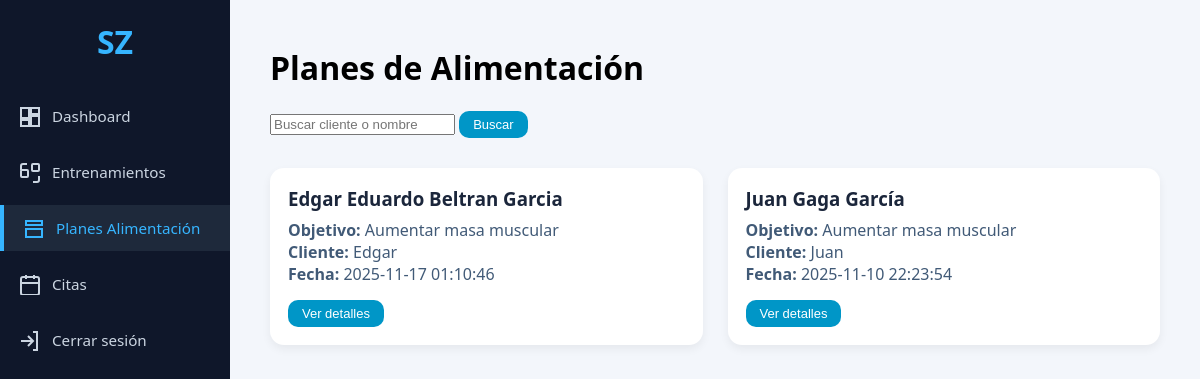
Page /index.php?controller=PlanAlimentacion&action=listar (signed in) on the earlier database version.
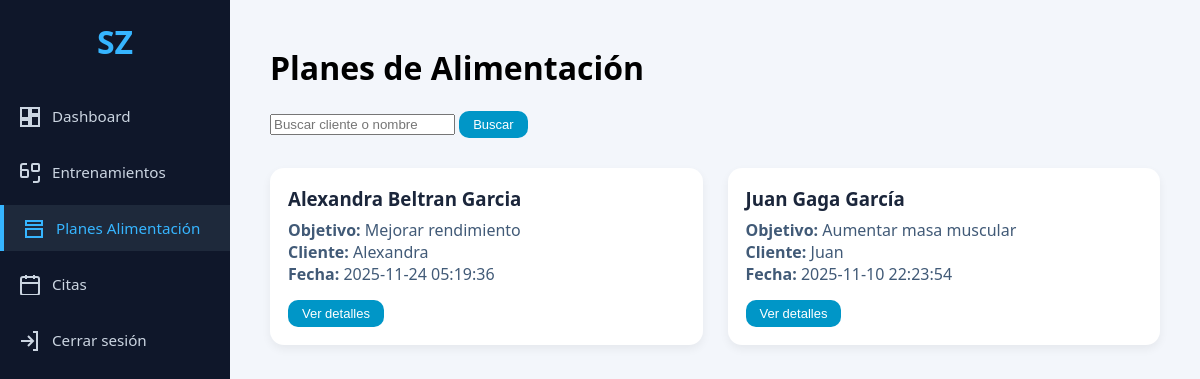
Same page on the later database version.
### tables this page shows
CREATE TABLE `cuestionario_alimentacion` (
  `idCuestionario` int(11) NOT NULL AUTO_INCREMENT,
  `idUsuario` int(11) NOT NULL,
  `idCoach` int(11) DEFAULT NULL,
  `nombreCompleto` varchar(150) DEFAULT NULL,
  `edad` int(11) DEFAULT NULL,
  `peso` decimal(5,2) DEFAULT NULL,
  `estatura` decimal(4,2) DEFAULT NULL,
  `objetivo` varchar(100) DEFAULT NULL,
  `enfermedades` text DEFAULT NULL,
  `deporte` varchar(100) DEFAULT NULL,
  `diasSemana` int(11) DEFAULT NULL,
  `horasDia` decimal(3,1) DEFAULT NULL,
  `tiempoEjercicio` varchar(100) DEFAULT NULL,
  `horarioGym` varchar(100) DEFAULT NULL,
  `fumaAlcohol` varchar(100) DEFAULT NULL,
  `comidasDia` int(11) DEFAULT NULL,
  `alimentacionHabitos` text DEFAULT NULL,
  `comidasDisponibles` int(11) DEFAULT NULL,
  `alimentosNoGustan` text DEFAULT NULL,
  `alimentosDificilesDejar` text DEFAULT NULL,
  `alimentosDisponibles` text DEFAULT NULL,
  `suplementos` text DEFAULT NULL,
  `horarioSueno` varchar(100) DEFAULT NULL,
  `fechaRegistro` timestamp NOT NULL DEFAULT current_timestamp(),
  PRIMARY KEY (`idCuestionario`),
  KEY `idUsuario` (`idUsuario`),
  KEY `cuestionario_alimentacion_fk_coach` (`idCoach`),
  CONSTRAINT `cuestionario_alimentacion_fk_coach` FOREIGN KEY (`idCoach`) REFERENCES `coach` (`idCoach`) ON DELETE SET NULL ON UPDATE CASCADE,
  CONSTRAINT `cuestionario_alimentacion_ibfk_1` FOREIGN KEY (`idUsuario`) REFERENCES `usuarios` (`idUsuario`)
);

CREATE TABLE `usuarios` (
  `idUsuario` int(11) NOT NULL AUTO_INCREMENT,
  `nombre` varchar(256) NOT NULL,
  `apePa` varchar(256) DEFAULT NULL,
  `apeMa` varchar(256) DEFAULT NULL,
  `genero` varchar(50) DEFAULT NULL,
  `telefono` varchar(50) DEFAULT NULL,
  `correo` varchar(256) NOT NULL,
  `contrasena` varchar(256) NOT NULL,
  `fechaRegi` date DEFAULT curdate(),
  `rol` enum('admin','entrenador','cliente') DEFAULT 'cliente',
  `idMembresia` int(11) DEFAULT NULL,
  `idAdministrador` int(11) DEFAULT NULL,
  `idCoach` int(11) DEFAULT NULL,
  PRIMARY KEY (`idUsuario`),
  UNIQUE KEY `correo` (`correo`),
  KEY `idAdministrador` (`idAdministrador`),
  KEY `fk_usuario_entrenador` (`idCoach`),
  CONSTRAINT `fk_usuario_entrenador` FOREIGN KEY (`idCoach`) REFERENCES `coach` (`idCoach`) ON DELETE SET NULL,
  CONSTRAINT `usuarios_ibfk_1` FOREIGN KEY (`idAdministrador`) REFERENCES `administrador` (`idAdministrador`) ON DELETE SET NULL
);

### app/models/PlanAlimentacionModel.php (called while the page is built, shortened)
<?php
class PlanAlimentacionModel {
    private $db;
    public function __construct($db) {
        $this->db = $db;
    }
    public function obtenerCuestionariosParaEntrenador(int $idCoach, string $buscar = '') {
        $sql = "SELECT ca.*, u.nombre AS nombreUsuario
                FROM cuestionario_alimentacion ca
                INNER JOIN usuarios u ON u.idUsuario = ca.idUsuario
                WHERE (ca.idCoach = ? OR ca.idCoach IS NULL)";
        $params = [$idCoach];
        $types  = "i";
        $sql .= " ORDER BY ca.fechaRegistro DESC";
        $stmt = $this->db->prepare($sql);
        $stmt->bind_param($types, ...$params);
        $stmt->execute();
        $result = $stmt->get_result();
        $lista = [];
        while ($row = $result->fetch_assoc()) {
            $lista[] = $row;
        }
        return $lista;
    }
}

### app/views/entrenador/plan-alimentacion-lista.php (the view, shortened to what this page needs)
<!DOCTYPE html>
<html lang="es">
<head>
    <link rel="stylesheet" href="public/css/trainer.css">
</head>
<body>
<aside class="sidebar-trainer">
    <div class="sidebar-logo">SZ</div>
    <nav class="sidebar-nav">
        <a href="index.php?controller=coach&action=index"
           class="sidebar-item">
            <svg fill="none" stroke="currentColor" stroke-width="2">
                <path d="M3 13h8V3H3v10zm0 8h8v-6H3v6zm10 0h8v-10h-8v10zm0-18v6h8V3h-8z"/>
            </svg>
            <span>Dashboard</span>
        </a>
        <a href="index.php?controller=entrenamientos&action=index"
           class="sidebar-item">
            <svg fill="none" stroke="currentColor" stroke-width="2">
                <path d="M21 15v4a2 2 0 0 1-2 2h-4"/>
                <path d="M3 9V5a2 2 0 0 1 2-2h4"/>
                <rect x="3" y="9" width="7" height="7" rx="1"/>
                <rect x="14" y="3" width="7" height="7" rx="1"/>
            </svg>
            <span>Entrenamientos</span>
        </a>
        <a class="sidebar-item active"
           href="index.php?controller=PlanAlimentacion&action=listar">
            <svg fill="none" stroke="currentColor" stroke-width="2">
                <path d="M4 4h16v4H4z"/>
                <path d="M4 12h16v8H4z"/>
            </svg>
            <span>Planes Alimentación</span>
        </a>
        <a href="index.php?controller=citas&action=lista"
           class="sidebar-item">
            <svg fill="none" stroke="currentColor" stroke-width="2">
                <rect x="3" y="4" width="18" height="18" rx="2"/>
                <path d="M16 2v4M8 2v4M3 10h18"/>
            </svg>
            <span>Citas</span>
        </a>
        <a href="index.php?controller=user&action=logout" class="sidebar-item">
            <svg fill="none" stroke="currentColor" stroke-width="2">
                <path d="M15 3h4v18h-4"/>
                <path d="M10 17l5-5-5-5"/>
                <path d="M15 12H3"/>
            </svg>
            <span>Cerrar sesión</span>
        </a>
    </nav>
</aside>
<main class="main-content">
    <h1>Planes de Alimentación</h1>
    <form method="get" action="index.php" class="search-bar">
        <input type="text" name="buscar" placeholder="Buscar cliente o nombre"
               value="<?= htmlspecialchars($_GET['buscar'] ?? '') ?>">
        <button type="submit" class="btn-small btn-edit">Buscar</button>
    </form>
    <?php if (empty($cuestionarios)): ?>
        <p style="margin-top:40px;color:#6b7280;">No hay cuestionarios registrados.</p>
    <?php else: ?>
        <div class="trainings-grid">
            <?php foreach ($cuestionarios as $c): ?>
                <div class="training-card">
                    <h3><?= htmlspecialchars($c['nombreCompleto']) ?></h3>
                    <p><strong>Objetivo:</strong> <?= htmlspecialchars($c['objetivo']) ?></p>
                    <p><strong>Cliente:</strong> <?= htmlspecialchars($c['nombreUsuario']) ?></p>
                    <p><strong>Fecha:</strong> <?= htmlspecialchars($c['fechaRegistro']) ?></p>
                    <div class="training-actions">
                        <a href="index.php?controller=PlanAlimentacion&action=ver&id=<?= $c['idCuestionario'] ?>">
                            <button class="btn-small btn-edit">Ver detalles</button>
                        </a>
                    </div>
                </div>
            <?php endforeach; ?>
        </div>
    <?php endif; ?>
</main>
</body>
</html>

### index.php (shortened to what this page needs)
<?php
include_once "config/db_connection.php";
$controller = $_GET['controller'] ?? null;
$action     = $_GET['action']     ?? 'index';
switch ($controller) {
    case 'PlanAlimentacion':
        include_once "app/controllers/PlanAlimentacionController.php";
        $controllerInstance = new PlanAlimentacionController($connection);
        break;
}
switch ($action) {
    case 'listar':
        if (method_exists($controllerInstance, 'listar')) {
            $controllerInstance->listar();
        } else {
            echo "Acción 'listar' no implementada para '$controller'.";
        }
        break;
}
exit;
?>

### app/controllers/PlanAlimentacionController.php (shortened to what this page needs)
<?php
require_once __DIR__ . '/../models/PlanAlimentacionModel.php';
class PlanAlimentacionController {
    private $model;
    public function __construct($db) {
        $this->model = new PlanAlimentacionModel($db);
    }
    public function listar() {
        $buscar = $_GET['buscar'] ?? '';
        $idCoach = $_SESSION['id'];
        if ($_SESSION['rol'] === 'admin') {
            $cuestionarios = $this->model->obtenerCuestionarios($buscar);
            require __DIR__ . '/../views/administrador/plan-alimentacion-lista.php';
        } else {
            $cuestionarios = $this->model->obtenerCuestionariosParaEntrenador($idCoach, $buscar);
            require __DIR__ . '/../views/entrenador/plan-alimentacion-lista.php';
        }
    }
}

### public/css/trainer.css (style rules this page uses)
body { margin: 0; font-family: 'Segoe UI', Tahoma, sans-serif; background: #f3f6fb; display: flex; height: 100vh; }
.sidebar-trainer { width: 230px; background: #0f172a; height: 100vh; padding: 20px 0; position: fixed; top: 0; left: 0; }
.sidebar-logo { font-size: 2rem; color: #36b5ff; font-weight: bold; text-align: center; margin-bottom: 30px; }
.sidebar-nav { display: flex; flex-direction: column; gap: 10px; }
.sidebar-item { display: flex; align-items: center; gap: 12px; padding: 12px 18px; color: #cbd5e1; text-decoration: none; transition: 0.2s; }
.sidebar-item svg { width: 22px; height: 22px; }
.sidebar-item.active { background: #1e293b; border-left: 4px solid #36b5ff; color: #36b5ff; }
.sidebar-item span { font-size: 0.95rem; font-weight: 500; }
.main-content { margin-left: 230px; padding: 30px; }
.main-content { flex: 1; padding: 25px 40px; overflow-y: auto; }
.trainings-grid { display: grid; grid-template-columns: repeat(auto-fill, minmax(290px, 1fr)); gap: 25px; margin-top: 30px; }
.training-card { background: #ffffff; padding: 18px; border-radius: 14px; box-shadow: 0 4px 10px rgba(0,0,0,0.06); }
.training-card h3 { margin: 0 0 8px; color: #1b263b; }
.training-card p { margin: 0; color: #415a77; }
.training-actions { margin-top: 15px; display: flex; justify-content: space-between; }
.btn-small { padding: 6px 14px; border-radius: 10px; border: none; cursor: pointer; font-size: 13px; }
.btn-edit { background: #0096c7; color: #fff; }

Differences in the rows shown:
removed cuestionario_alimentacion: nombreCompleto "Edgar Eduardo Beltran Garcia", objetivo "Aumentar masa muscular", idUsuario.nombre "Edgar", fechaRegistro "2025-11-17 01:10:46"
now on this page (row edited): cuestionario_alimentacion: nombreCompleto "Alexandra Beltran Garcia", objetivo "Mejorar rendimiento", idUsuario.nombre "Alexandra", fechaRegistro "2025-11-24 05:19:36"
